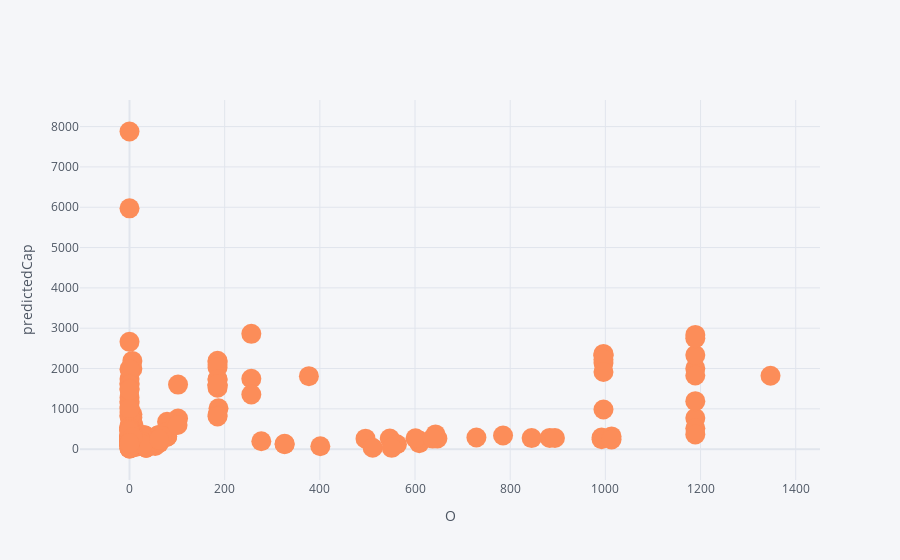

Source (notebook cell):
### Code cell
df.iplot(kind='scatter',x='O',y='predictedCap',mode='markers',colorscale='rdylbu',size=20,width=3,xTitle='O',yTitle='predictedCap')

### Figure 1 — Plotly figure (JSON) as saved in the notebook; plotly's stock layout.template omitted (floating-point values rounded to 4 significant figures; data arrays with more than 128 entries replaced by an {"elided": "..."} marker saying what was removed)
{"data": [{"line": {"color": "rgba(252, 141, 89, 1.0)", "dash": "solid", "shape": "linear", "width": 3}, "marker": {"size": 20, "symbol": "circle"}, "mode": "markers", "name": "predictedCap", "text": "", "type": "scatter", "x": {"elided": "483 float values"}, "y": {"elided": "483 float values"}}], "layout": {"legend": {"bgcolor": "#F5F6F9", "font": {"color": "#4D5663"}}, "paper_bgcolor": "#F5F6F9", "plot_bgcolor": "#F5F6F9", "title": {"font": {"color": "#4D5663"}}, "xaxis": {"gridcolor": "#E1E5ED", "showgrid": true, "tickfont": {"color": "#4D5663"}, "title": {"font": {"color": "#4D5663"}, "text": "O"}, "zerolinecolor": "#E1E5ED"}, "yaxis": {"gridcolor": "#E1E5ED", "showgrid": true, "tickfont": {"color": "#4D5663"}, "title": {"font": {"color": "#4D5663"}, "text": "predictedCap"}, "zerolinecolor": "#E1E5ED"}}}
